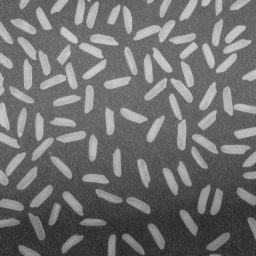
#> input picture morphology/rice.png, 256 x 256 px, found by its file name
$ jupyter execute 04_thresholding_hw.ipynb
#> lines starting #> are read from the running program, lines starting #| are printed output that depends on the picture; after the words box and inside, x2 and y2 are one past the last pixel; in counts of white or black regions, pixels touching at a corner belong together
# Binaryzacja

### Zadanie domowe - binaryzacja adaptacyjna w oknach z interpolacją.

Pokazana w ramach podstawowej części ćwiczenia binaryzacja adaptacyjna działa dobrze, ale jest dość złożona obliczeniowo (choć oczywiście należy mieć świadomość, że implementację można zoptymalizować i wyeliminować pewne powtarzające się obliczenia).
Zbliżone rozwiązanie można również realizować w nieco innym wariancie - w oknach.
Ogólna idea jest następująca: wejściowy obraz dzielimy na nienachodzące (rozłączne) okna - wygodnie jest założyć, że są one kwadratowe i o rozmiarze będącym potęgą liczby 2.
W każdym z okien obliczamy próg - niech to będzie średnia i stosujemy do binaryzacji lokalnej.
Jak nietrudno się domyślić efekt nie będzie dobry, gdyż na granicach okien wystąpią artefakty.
Aby je wyeliminować należy zastosować interpolację, co zostanie szczegółowo opisane poniżej.
Warto zaznaczyć, że podobny mechanizm interpolacji stosowany jest w poznanym wcześniej algorytmie CLAHE.
Zainteresowane osoby odsyłam do artykułu na [Wikipedii](https://en.wikipedia.org/wiki/Adaptive_histogram_equalization) oraz do artykułu o metodzie CLAHE - Zuiderveld, Karel. “Contrast Limited Adaptive Histograph Equalization.” Graphic Gems IV. San Diego: Academic Press Professional, 1994. 474–485.

Na początek zaimplementujemy wariant metody bez interpolacji:
1. Wczytaj obraz _rice.png_.
2. W dwóch pętlach `for`, dla okien o ustalonym wymiarze $W$ (potęga 2), oblicz średnią:
- pętle powinny mieć krok $W$,
- wynik (tj. średnie) należy zapisać w pomocniczej tablicy,
- przydatny operator to `//` - dzielenie całkowitoliczbowe (*floor division*).

3. W kolejnych dwóch pętlach `for` (tym razem o kroku 1) przeprowadź binaryzację z wyznaczonymi progami.
   Tu oczywiście należy się sprytnie odwołać do wyników z tablicy pomocniczej.
   Wyświetl wyniki - czy jest on poprawny?
   Podpowiedź - błędy lepiej widać dla mniejszego rozmiaru okna (np. 16 x 16).

[cell 1]
# ROZWIĄZANIE ZADANIA NIŻEJ

4. Rozwiązaniem problemu artefaktów na obrazie jest zastosowanie interpolacji.
   Próg binaryzacji dla danego okna wyliczany jest na podstawie progów z sąsiednich okien.


   Koncepcja została przedstawiona na powyższym rysunku.
   Możliwe są 3 przypadki:
   - piksel leży w rogach obrazu (kolor czerwony) - wtedy za próg przyjmuje się wartość średniej obliczonej dla danego okna,
   - piksel leży na krawędzi obrazu (kolor zielony) - wtedy za próg przyjmuje się wartość obliczoną na podstawie średnich z dwóch sąsiednich okien,
   - piksel leży w środku (kolor fioletowy) - wtedy próg jest obliczany na podstawie 4 sąsiednich okien.

   Uwaga. Proszę zwrócić uwagę, że sprawa jest dość złożona.
   Obraz dzielimy na okna (dla nich liczymy średnią) i następnie każde z okien "wirtualnie" na cztery sub-okna (linie przerywane).
   To ułatwia znalezienie środków okien (czarne kwadraty), które są wykorzystywane w interpolacji.

5. Implementujemy interpolację.
   Potrzebujemy do tego znać progi (jeden, dwa lub cztery), ale dla przejrzystości obliczeń lepiej zawsze przyjąć cztery oraz odległości od rozważnego piksela do środka sąsiednich okien (też w ogólnym przypadku 4):
   - całość sprowadza się do określania pozycji piksela,
   - na początek rozważmy przypadek czterech narożników (kolor czerwony na rysunku) - trzeba napisać `if`, który je wyznaczy,
   - warto sprawdzić, czy nie popełniliśmy błędu i np. tymczasowo do obrazu wynikowego w tym miejscu przypisać wartość 255. Efekt powinien być taki, że widoczne będą tylko narożniki.
   - drugi przypadek do brzegi (kolor zielony) - postępujemy podobnie jak przy narożnikach, przy czym osobno wydzielamy brzegi pionowe i poziome. Tu też warto sobie obrazek "pokolorować".
   - na koniec wyznaczamy piksele w środku.
   - analizując poprawność proszę zwrócić uwagę na to, żeby nie było przerw pomiędzy obszarami.
   - mając podział możemy dla każdego z obszarów wyliczyć cztery progi ($t11, t12, t21, t22$):
        - dla narożników wartość ta będzie identyczna i wynosi po prostu `t11 =t[jT][iT]`, gdzie `iT=i//W` oraz `jT=j//W`.
          Uwaga. Proszę używać indeksów tymczasowych $jT,iT$, gdyż będą potrzebne w dalszych obliczeniach.
        - dla brzegów pionowych występują dwie wartości: okno bieżące i sąsiednie.
          Wyznaczenie współrzędnej poziomej jest proste (jak dla narożników).
          Nad współrzędną pionową trzeba się chwilę zastanowić - aby nie rozważać wielu przypadków można od bieżącej współrzędnej odjąć połowę rozmiaru okna i dopiero później wykonać dzielenie przez rozmiar okna.
          W ten sposób otrzymujemy indeks okna o mniejszej współrzędnej.
          Indeks drugiego uzyskamy dodając 1.
          Proszę się zastanowić dlaczego to działa - najlepiej to sobie rozrysować.
        - dla brzegów poziomych należy postąpić analogicznie,
        - obliczenia dla obszaru wewnątrz powinny być już oczywiste.
   - kolejny krok to wyliczenie odległości pomiędzy rozważanym pikselem, a czterema środkami.
     Przykładowo dla osi X wygląda to następująco: `dX1 = i - W/2 - iT*W` oraz `dX2 = (iT+1)*W - i-W/2`.
     Dla osi Y analogicznie.
     Ponownie proszę się zastanowić dlaczego to jest poprawne - najlepiej to sobie narysować.
   - ostatni krok to interpolacja dwuliniowa.
     Wykonamy ją w trzech krokach:
     - interpolacja w osi X dla dwóch górnych okien - sprowadza się ona do średniej ważonej pomiędzy wartościami $t11$ i $t12$, przy czym wagi to odpowiednio $dX2/W$ i $dX1/W$.
       Ponownie na podstawie rysunku proszę to przemyśleć.
     - interpolacja w osi X dla dolnych okien jest analogiczna,
     - interpolacja w osi Y również jest analogiczna, z tym, że wejściem są dwa wyniki interpolacji w poziomie.

6. "Kropka nad i" to oczywiście binaryzacja z wyznaczonym poprzez interpolację progiem - proszę dobrać rozmiar okna.
7. Na koniec proszę porównać na wspólnym rysunku poznane metody binaryzacji:
- Otsu,
- lokalna na podstawie średniej,
- lokalna Sauvoli,
- lokalna w oknach bez interpolacji,
- lokalna w oknach z interpolacją.

Proszę pod porównaniem, w osobnej sekcji *markdown*, krótko skomentować uzyskane wyniki.

[cell 2]
import matplotlib.pyplot as plt
import cv2
import numpy as np
import os

if not os.path.exists("rice.png") :
    !wget https://raw.githubusercontent.com/vision-agh/poc_sw/master/04_Thresholding/rice.png --no-check-certificate
rice = cv2.imread("rice.png", cv2.IMREAD_GRAYSCALE)
#> rice is the input picture: shape (256, 256); min 40, max 204, mean 111.4


def BIN_IN_WIN_WITH_INT(image):
    X, Y = image.shape
    W = 16
    image_without_int = np.zeros(image.shape)
    thre=np.zeros((X//W,Y//W))

    for i in range(0, X, W):
        for j in range (0, Y, W):
            place  = image[i:i+W,j:j+W]
            thre[i//W][j//W] = np.mean(place)


    for i in range(X):
        for j in range(Y):
            image_without_int[i][j]=(image[i][j]>thre[i//W][j//W]).astype('uint8')

    image_with_int = np.zeros(np.shape(image))
    inter_bilinear = np.zeros(np.shape(image))

    w = W//2
    for i in range(X):
        for j in range (Y):
            iT, jT = i // W, j // W
            if (i <= w and j <= w) or (i >= Y - w and j <= w)  or (i <= w and j >= X - w) or (i >= Y - w and j >= X - w):
                t11 = thre[iT][jT]
                t12 = thre[iT][jT]
                t21 = thre[iT][jT]
                t22 = thre[iT][jT]
            elif (i <= w or i >= Y - w) and (j >= w and j <= X - w):
                t11 = thre[iT][((j - w) // W)]
                t21 = thre[iT][((j - w) // W)]
                t12 = thre[iT][1 + (j - w) // W]
                t22 = thre[iT][1 + (j - w) // W]
            elif (  i>= w and i <= X-w) and (j<=w or j >= X-w):
                t11 = thre[(i - w) // W][jT]
                t21 = thre[(i - w) // W][jT]
                t12 = thre[1 + (i - w) // W][jT]
                t22 = thre[1 + (i - w) // W][jT]
            else:
                t11 = thre[iT][(j - w) // W]
                t21 = thre[(i - w) // W][jT]
                t12 = thre[iT][1 + (j - w) // W]
                t22 = thre[1 + (i - w) // W][jT]

            dX1 = np.abs(j - w - jT * W)
            dX2 = np.abs((jT+1) * W - j - w)
            dY1 = np.abs(i - w - iT * W)
            dY2 = np.abs((iT+1) * W - i - w)

            licz_inter = (t11 * (dX2 / W) + t12 * (dX1 / W) + t21 * (dY2 / W) + t22 * (dY1 / W))
            mian_inter = (dX2 / W + dX1 / W + dY2 / W + dY1 / W)
            inter_bilinear[i][j] = licz_inter/mian_inter

    for i in range(0, X):
        for j in range(0, Y):
            image_with_int[i][j] = image[i][j] > inter_bilinear[i][j]

    return image_without_int, image_with_int


def loc_bin_suv_minus(image, size =16, R=128,k=0.15):

    (X,Y) = image.shape
    new_image = np.zeros(image.shape)
    W = size
    w = int(W/2)
    for j in range(w, Y-w):
        for i in range(w, X-w):
            plane = image[(i-w):(i+w),(j-w):(j+w)]
            mean = np.mean(plane)*(1 - k*(np.std(plane)/R - 1))
            new_image[i][j] = image[i][j] > mean
    return new_image


def OTSU(image):
    H = cv2.calcHist([image],[0], None, [256],[0,256])

    H_cs = H.cumsum()
    H = np.squeeze(H)
    H_norm=(H/(image.shape[0]*image.shape[1]))
    histogram_cumu_normalized=(H_cs/(image.shape[0]*image.shape[1]))

    m_g = 0
    for i in range(np.size(H_norm)):
        m_g += i*H_norm[i]

    sigma_b = np.zeros(256)

    for k in range(256):
        P0_k = histogram_cumu_normalized[k]

        if P0_k>0 and P0_k<1:
            m_k = np.dot(np.arange(k+1),H_norm[0:k+1])
            sigma_k_licznik = (m_g*P0_k-m_k)**2
            sigma_k_mianownik = P0_k*(1-P0_k)
            sigma_b[k]= sigma_k_licznik/sigma_k_mianownik


    maximum = max(sigma_b)
    for i in range(np.size(sigma_b)):
        if sigma_b[i] == maximum:
            thre = i

    plt.rcParams["figure.figsize"] = (10,5)
    return thre, sigma_b


def binaryzacja(image,thre):
    for i in range(np.shape(image)[0]):
        for j in range(np.shape(image)[1]):
            if image[i][j] < thre:
                image[i][j] = 0
            else:
                image[i][j] = 1
    return image


def loc_bin(image, size):

    (X,Y) = image.shape
    new_image = np.zeros(image.shape)
    W = size
    w = int(W/2)
    for j in range(w, Y-w):
        for i in range(w, X-w):
            plane = image[(i-w):(i+w),(j-w):(j+w)]
            mean = np.mean(plane)
            new_image[i][j] = image[i][j] > mean
    return new_image


plt.imshow(rice,'gray')
plt.axis('off')
plt.title('Obraz oryginalny')
plt.show()

plt.imshow(BIN_IN_WIN_WITH_INT(rice)[0],'gray')
#> after the loop in BIN_IN_WIN_WITH_INT, `for i in range(X):`:
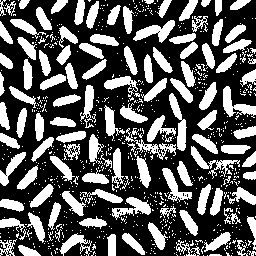
#> image_without_int: shape (256, 256) float64; values 0 (black) and 1 (white), 35.5% white; 744 white regions (626 under 20 px), largest, box (x1, y1, x2, y2) and area: (223, 86, 256, 118) 427, (169, 93, 187, 151) 427, (133, 20, 175, 43) 425
#> after the loop in BIN_IN_WIN_WITH_INT, `for i in range(X):`:
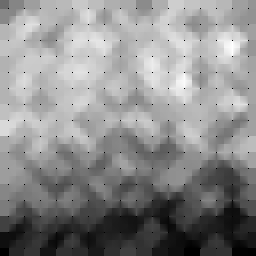
#> inter_bilinear: shape (256, 256) float64; 0.39% of the values are NaN or infinite; the others: min 52.72, max 159.8, mean 111.5; drawn with min black, max white, NaN and infinite black
#> after the loop in BIN_IN_WIN_WITH_INT, `for i in range(0, X):`:
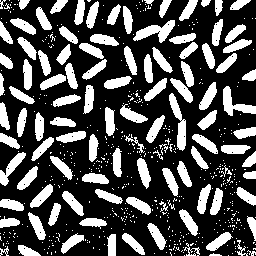
#> image_with_int: shape (256, 256) float64; values 0 (black) and 1 (white), 30.7% white; 565 white regions (458 under 20 px), largest, box (x1, y1, x2, y2) and area: (133, 20, 175, 43) 431, (169, 93, 186, 151) 420, (223, 86, 256, 116) 397
plt.axis('off')
plt.title('Binaryzacja bez interpolacji')
plt.show()


plt.imshow(BIN_IN_WIN_WITH_INT(rice)[1],'gray')
plt.axis('off')
plt.title('Binearyzacja z interpolacją')
plt.show()

plt.imshow(binaryzacja(rice, OTSU(rice)[0]),'gray')
#> in OTSU, `H = cv2.calcHist([image],[0], None, [256],[0,256])`: H = 256 values, max 1587 at index 104, min 0 at index 0, mean 256
#> in OTSU, `H_cs = H.cumsum()`: H_cs = 256 values from 0 to 65536
#> in OTSU, `H_norm=(H/(image.shape[0]*image.shape[1]))`: H_norm = 256 values, max 0.0242 at index 104, min 0 at index 0, mean 0.00391
#> in OTSU, `histogram_cumu_normalized=(H_cs/(image.shape[0]*image.shape[1]))`: histogram_cumu_normalized = 256 values from 0 to 1
#> the loop in OTSU, `for i in range(np.size(H_norm)):` made 256 passes
#> m_g on passes 1 to 3: 0, 0, 0
#> after the loop in OTSU, `for i in range(np.size(H_norm)):`: m_g = 111.4
#> the loop in OTSU, `for k in range(256):` made 256 passes
#> (P0_k, m_k, sigma_k_licznik, sigma_k_mianownik) on passes 42 to 53: (0.000381, 0.0156, 0.000725, 0.000381), (0.00121, 0.0502, 0.00708, 0.0012), (0.00266, 0.113, 0.0336, 0.00265), (0.00548, 0.237, 0.14, 0.00545), (0.00914, 0.402, 0.381, 0.00906), (0.0139, 0.622, 0.866, 0.0137), (0.0204, 0.927, 1.82, 0.02), (0.0287, 1.33, 3.52, 0.0279), (0.0384, 1.8, 6.14, 0.0369), (0.0477, 2.26, 9.29, 0.0454), (0.0577, 2.77, 13.35, 0.0543), (0.0678, 3.3, 18.13, 0.0632)
#> (m_k, sigma_k_licznik, sigma_k_mianownik) on pass 41: (0.00183, 1.07e-05, 4.58e-05)
#> after the loop in OTSU, `for k in range(256):`: sigma_b = 256 values, max 1310.7 at index 131, min 0 at index 0, mean 535.8
#> in OTSU, `maximum = max(sigma_b)`: maximum = 1310.7
#> after the loop in binaryzacja, `for i in range(np.shape(image)[0]):`:
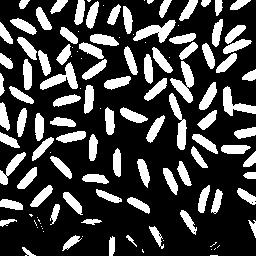
#> image: shape (256, 256); values 0 (black) and 1 (white), 26.1% white; 124 white regions (33 under 20 px), largest, box (x1, y1, x2, y2) and area: (170, 61, 194, 103) 454, (133, 20, 176, 43) 441, (40, 62, 78, 90) 427
plt.axis('off')
plt.title('Binezeryzacja metodą OTSU')
plt.show()


rice = cv2.imread("rice.png", cv2.IMREAD_GRAYSCALE)
plt.imshow(loc_bin_suv_minus(rice),'gray')
#> after the loop in loc_bin_suv_minus, `for j in range(w, Y-w):`:
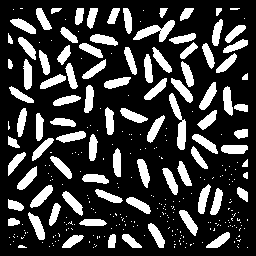
#> new_image: shape (256, 256) float64; values 0 (black) and 1 (white), 23.4% white; 300 white regions (211 under 20 px), largest, box (x1, y1, x2, y2) and area: (169, 93, 186, 150) 392, (133, 20, 175, 42) 385, (30, 185, 53, 208) 235
plt.axis('off')
plt.title('Binearyzacja metodą Sauvoli')
plt.show()

rice = cv2.imread("rice.png", cv2.IMREAD_GRAYSCALE)
plt.imshow(loc_bin(rice,16),'gray')
#> after the loop in loc_bin, `for j in range(w, Y-w):`:
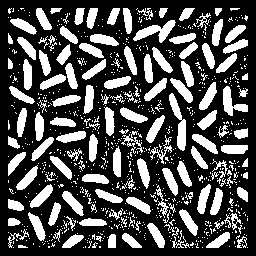
#> new_image: shape (256, 256) float64; values 0 (black) and 1 (white), 30.2% white; 820 white regions (689 under 20 px), largest, box (x1, y1, x2, y2) and area: (169, 93, 186, 151) 410, (133, 20, 176, 43) 408, (223, 86, 248, 116) 325
plt.axis('off')
plt.title('Binearyzacja metodą średniej')
plt.show()
